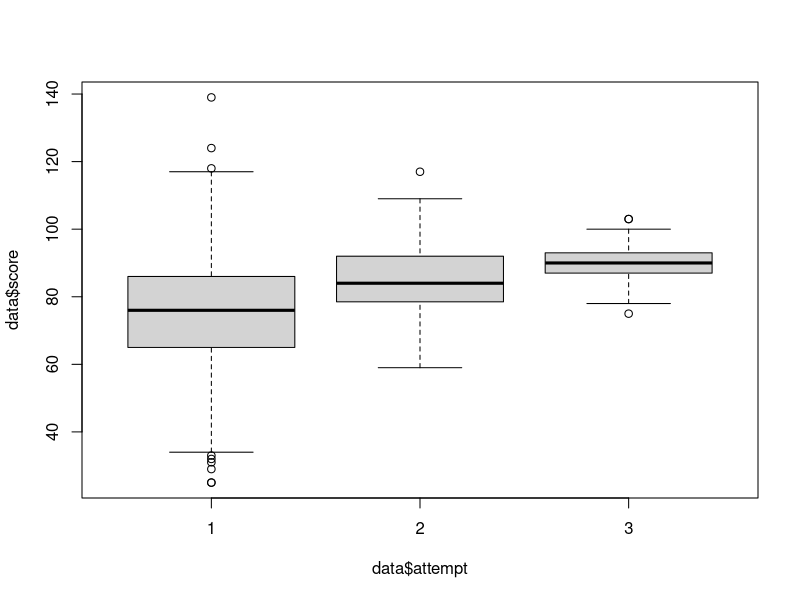

Here is the R script that generated this plot: (Note: this script raises an error after producing the figure.)
## ---- chunk 1
knitr::opts_chunk$set(echo = TRUE, error=T)
## ---- chunk 2
library(tidyverse)
library(ggplot2)
## ---- chunk 3
data <- read_csv("exam_data_22.csv", col_types="iccDcicii")
## ---- chunk 4
data <- data %>% mutate(grade = case_when(score < 60 ~ 5,
                                  score >= 60 & score < 80 ~ 4,
                                  score >= 80 & score < 100 ~ 3,
                                  score >= 100 & score < 115  ~ 2,
                                  score <= 115 ~ 1))
data %>% head()
## ---- chunk 5
data %>% 
    group_by(gender, course) %>% 
    summarise(n = n()) %>% 
    arrange(course)
## ---- chunk 6
data %>% group_by(subject, attempt) %>% summarize(n = n(), pass = sum(grade < 5), fail = n-pass, pass.rate = pass/n, fail.rate=fail/n, .groups = "drop") %>% arrange(subject, attempt) %>% head()
## ---- chunk 7
boxplot(data$score ~ data$attempt)
## ---- chunk 8
chitest <- chisq.test(data$gender, data$course)
## ---- chunk 9
chitest$observed
## ---- chunk 10
chitest$expected
## ---- chunk 11
chitest$statistic
## ---- chunk 12
town <- tibble(
    children = c(0, 1, 2, 3, 4),
    children.prop = c(0.1, 0.2, 0.4, 0.2, 0.1))


expected <- sum(town$children * town$children.prop)
expected.var <- sum(town$children**2 * town$children.prop)
var <- expected.var - expected**2

dbinom(q=town$children.prop, size = 5, prob = 0.5)

## ---- chunk 13
game <- tibble(rolls=1:6, win=case_when(rolls < 4 ~ -1,
                                        rolls == 4 ~ 0,
                                        rolls == 5 ~ 1,
                                        rolls == 6 ~ 2), prob = 1/6)
game
## ---- chunk 14
expected <- sum(game$win * game$prob)
expected.var <- sum(game$win**2 * game$prob)
var <- expected.var - expected**2
## ---- chunk 15
1-pnorm(9, 100*expected, sqrt(var*100))
## ---- chunk 16
qnorm(c(0.05, 0.95), 100*expected, sqrt(var*100))
## ---- chunk 17
L <- 0.264192201
U <- 0.415807799
alpha <- 0.05

p.hat <- (L+U)/2
length <- U-L
n <- ceiling((qnorm(1-alpha/2)/length)**2)

p.hat; n
## ---- chunk 18
binom.test(ceiling(p.hat * n), n, alternative="two.sided", conf.level = 1-alpha)$conf.int
## ---- chunk 19
length <- 0.075
n <- ceiling((qnorm(1-alpha/2)/length)**2)
n
## ---- chunk 20
before <- c(34, 32, 31, 23, 22, 17, 29, 20, 25, 27, 20, 17, 25, 27, 26)
after <- c(46, 25, 34, 25, 40, 37, 31, 40, 27, 16, 32, 18, 28, 23, 39)
## ---- chunk 21

